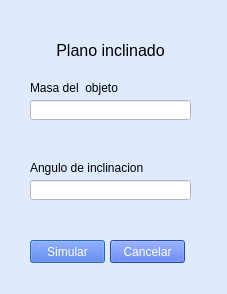
<?xml version="1.0" encoding="UTF-8"?>
<ui version="4.0">
 <class>DialogPlanoInclinado</class>
 <widget class="QDialog" name="DialogPlanoInclinado">
  <property name="geometry">
   <rect>
    <x>0</x>
    <y>0</y>
    <width>227</width>
    <height>294</height>
   </rect>
  </property>
  <property name="windowTitle">
   <string>Plano inclinado</string>
  </property>
  <property name="styleSheet">
   <string notr="true">background-color: #DFEAFF;</string>
  </property>
  <widget class="QLineEdit" name="inptMasaObjeto">
   <property name="geometry">
    <rect>
     <x>30</x>
     <y>100</y>
     <width>161</width>
     <height>20</height>
    </rect>
   </property>
   <property name="styleSheet">
    <string notr="true">background-color: white;</string>
   </property>
  </widget>
  <widget class="QLabel" name="label_3">
   <property name="geometry">
    <rect>
     <x>30</x>
     <y>30</y>
     <width>161</width>
     <height>41</height>
    </rect>
   </property>
   <property name="font">
    <font>
     <pointsize>12</pointsize>
    </font>
   </property>
   <property name="text">
    <string>Plano inclinado</string>
   </property>
   <property name="scaledContents">
    <bool>false</bool>
   </property>
   <property name="alignment">
    <set>Qt::AlignCenter</set>
   </property>
   <property name="wordWrap">
    <bool>true</bool>
   </property>
  </widget>
  <widget class="QLabel" name="label_2">
   <property name="geometry">
    <rect>
     <x>30</x>
     <y>160</y>
     <width>131</width>
     <height>16</height>
    </rect>
   </property>
   <property name="text">
    <string>Angulo de inclinacion</string>
   </property>
  </widget>
  <widget class="QLabel" name="label">
   <property name="geometry">
    <rect>
     <x>30</x>
     <y>80</y>
     <width>111</width>
     <height>16</height>
    </rect>
   </property>
   <property name="text">
    <string>Masa del  objeto</string>
   </property>
  </widget>
  <widget class="QLabel" name="lblErrorAnguloInclinacion">
   <property name="geometry">
    <rect>
     <x>30</x>
     <y>200</y>
     <width>131</width>
     <height>16</height>
    </rect>
   </property>
   <property name="text">
    <string/>
   </property>
  </widget>
  <widget class="QLineEdit" name="inptAnguloInclinacion">
   <property name="geometry">
    <rect>
     <x>30</x>
     <y>180</y>
     <width>161</width>
     <height>20</height>
    </rect>
   </property>
   <property name="styleSheet">
    <string notr="true">background-color: white;</string>
   </property>
  </widget>
  <widget class="QLabel" name="lblErrorMasaObjeto">
   <property name="geometry">
    <rect>
     <x>30</x>
     <y>120</y>
     <width>131</width>
     <height>16</height>
    </rect>
   </property>
   <property name="text">
    <string/>
   </property>
  </widget>
  <widget class="QPushButton" name="btnSimular">
   <property name="geometry">
    <rect>
     <x>30</x>
     <y>240</y>
     <width>75</width>
     <height>23</height>
    </rect>
   </property>
   <property name="styleSheet">
    <string notr="true">background-color: #3D63DD;
color: white;</string>
   </property>
   <property name="text">
    <string>Simular</string>
   </property>
  </widget>
  <widget class="QPushButton" name="btnCancelar">
   <property name="geometry">
    <rect>
     <x>110</x>
     <y>240</y>
     <width>75</width>
     <height>23</height>
    </rect>
   </property>
   <property name="styleSheet">
    <string notr="true">background-color: #3D63DD;
color: white;</string>
   </property>
   <property name="text">
    <string>Cancelar</string>
   </property>
  </widget>
 </widget>
 <resources/>
 <connections/>
</ui>
